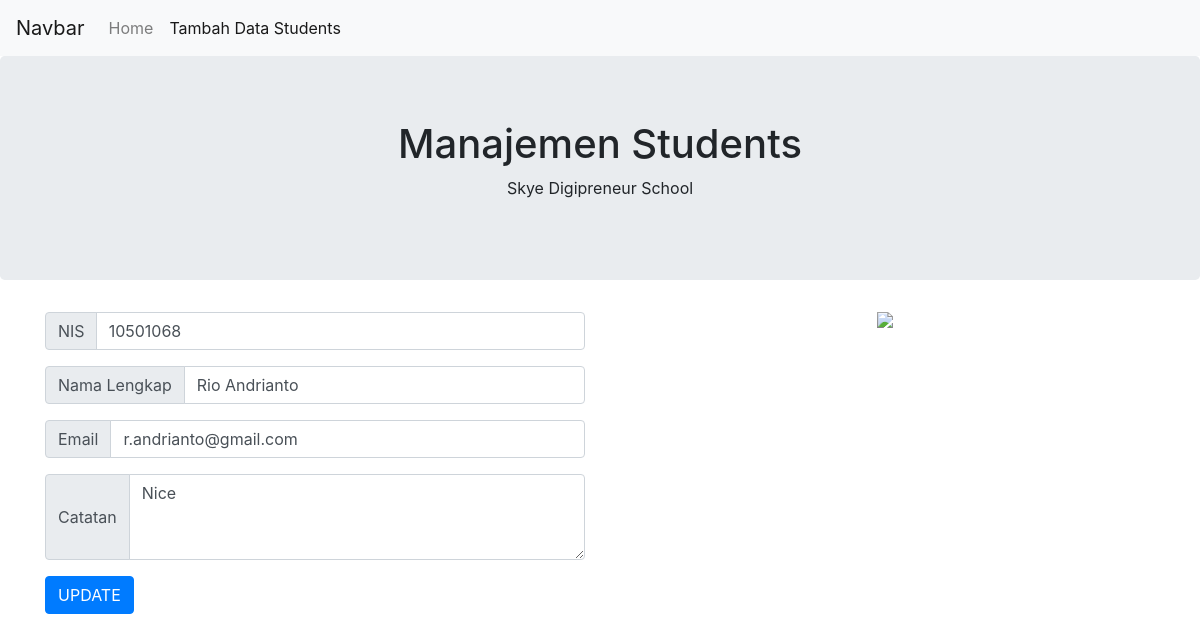
The page /edit.php?id=1 on the database its author committed.
### tables this page shows
CREATE TABLE IF NOT EXISTS `students` (
  `id` int NOT NULL AUTO_INCREMENT,
  `nis` varchar(11) NOT NULL,
  `nama` varchar(100) NOT NULL,
  `email` varchar(50) NOT NULL,
  `keterangan` text NOT NULL,
  PRIMARY KEY (`id`)
);

### edit.php (the view, shortened to what this page needs)
<!DOCTYPE html>
<html>
<head>
    <link rel="stylesheet" href="bootstrap/css/bootstrap.css">
</head>
<body>
    <nav class="navbar navbar-expand-lg navbar-light bg-light">
        <a class="navbar-brand" href="#">Navbar</a>
        <div class="collapse navbar-collapse" id="navbarNavAltMarkup">
            <div class="navbar-nav">
                <a class="nav-link" href="index.php">Home</a>
                <a class="nav-link active" href="tambah.php">Tambah Data Students<span class="sr-only">(current)</span></a>
            </div>
        </div>
    </nav>
    <div class="jumbotron text-center">
        <h1>Manajemen Students</h1>
        <p>Skye Digipreneur School</p>
    </div>
    <div class="container mt-4">
        <div class="row">
            <div class="col-md-6 order-md-2 order-1 d-flex justify-content-center">
                <img src="images/yellow.png">
            </div>
            <div class="col-md-6 order-md-1 order-2">
            <?php
                include 'koneksi.php';
                $id = $_GET['id'];
                $sql ="SELECT * FROM students WHERE id='$id'";
                $query = mysqli_query($conn,$sql);
                while($data = mysqli_fetch_array($query)){
            ?>
                <form action="update.php" method="POST">
                    <div class="col-mb-3">
                        <div class="input-group mb-3">
                            <div class="input-group-prepend">
                                <span class="input-group-text">NIS</span>
                            </div>
                            <input type="text" class="form-control" name="nis" value="<?php echo $data['nis']; ?>" required>
                        </div>
                        <div class="input-group mb-3">
                            <div class="input-group-prepend">
                                <span class="input-group-text">Nama Lengkap</span>
                            </div>
                            <input type="text" class="form-control" name="nama" value="<?php echo $data['nama']; ?>" required>
                        </div>
                        <div class="input-group mb-3">
                            <div class="input-group-prepend">
                                <span class="input-group-text">Email</span>
                            </div>
                            <input type="email" class="form-control" name="email" value="<?php echo $data['email']; ?>" required>
                        </div>
                        <div class="input-group mb-3">
                            <div class="input-group-prepend">
                                <span class="input-group-text">Catatan</span>
                            </div>
                            <textarea class="form-control" rows="3" name="keterangan" required><?php echo $data['keterangan']; ?></textarea>
                        </div>
                        <button type="submit" name="update" class="btn btn-primary">UPDATE</button>
                </form>
                <?php
                }
                ?>
            </div>
        </div>
    </div>
</body>
</html>

### rows shown on the page
students: nis "10501068", nama "Rio Andrianto", email "r.andrianto@gmail.com", keterangan "Nice"
